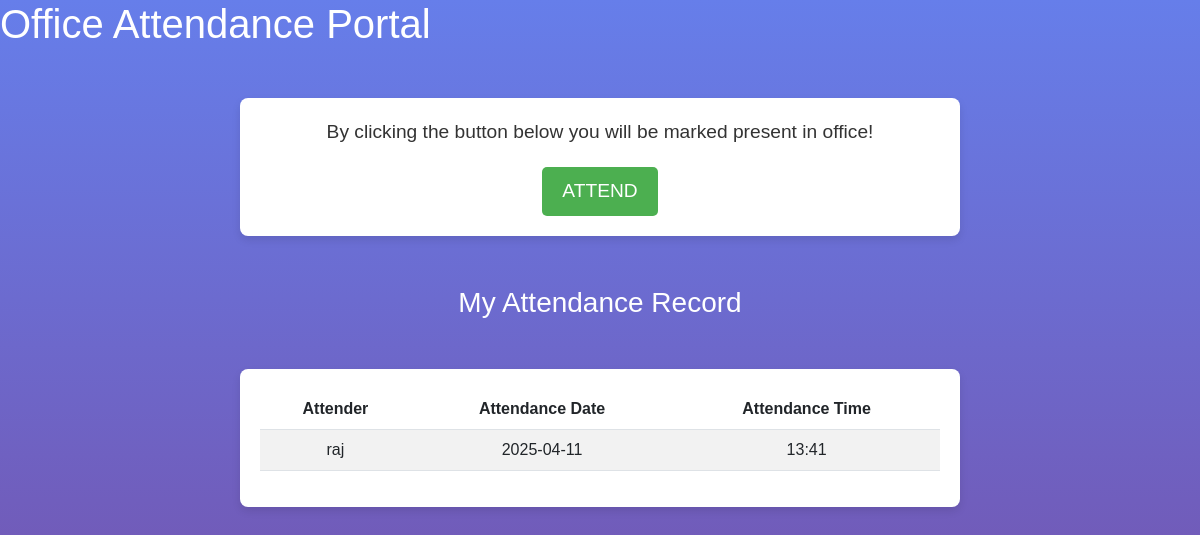
Page /attendance/ (signed in) on the committed database.
### accounts/models.py (models this page shows, shortened)
class Attend(models.Model):
    attender = models.ForeignKey(settings.AUTH_USER_MODEL, on_delete=models.CASCADE)
    datetime = models.DateTimeField(auto_now_add=True)

class CustomUser(AbstractUser):
    user_type = models.CharField(max_length=10, choices=UserTypes.choices, default="")
    position = models.CharField(max_length=100, blank=True, null=True)

### accounts/views.py (the view, shortened to what this page needs)
# urls.py: path('attendance/', views.attendance_view, name="attendance")
def attendance_view(request):
    status = None
    if request.user.is_authenticated:
        attendance_records = Attend.objects.filter(attender=request.user).order_by('-datetime')
    return render(request, "attendance/attendance.html", {'status': status ,'attendance_records': attendance_records})

### templates/attendance/attendance.html (shortened to what this page needs)
{% load static %}
<!DOCTYPE html>
<html>
    <head>
        <link href="https://cdn.jsdelivr.net/npm/bootstrap@5.3.0/dist/css/bootstrap.min.css" rel="stylesheet">
    </head>
    <body>
        <h1 class="heading">Office Attendance Portal</h1>
        <div class="container">
            <p class="w-message">By clicking the button below you will be marked present in office!</p>
            <form method="POST" class="d-inline">
                <button class="b-attend" type="submit" name="attend">ATTEND</button>
            </form>
        </div>
        {% if attendance_records %}
        <h3 style="text-align: center; color: white;">My Attendance Record</h3>
        <div class="container">
            <table class="table table-striped">
                <thead>
                    <tr>
                        <th>Attender</th>
                        <th>Attendance Date</th>
                        <th>Attendance Time</th>
                    </tr>
                </thead>
                <tbody>
                    {% for attend in attendance_records %}
                        <tr>
                            <td>{{ attend.attender.username }}</td>
                            <td>{{ attend.datetime|date:"Y-m-d" }}</td>
                            <td>{{ attend.datetime|time:"H:i" }}</td>
                        </tr>
                    {% endfor %}
                </tbody>
            </table>
        </div>
        {% else %}
            <p style="text-align: center; color: white;">No attendance records found.</p>
        {% endif %}
    </body>
</html>

### templates/attendance/attendance.html (style rules this page uses)
html, body { height: 100%; margin: 0; padding: 0; }
body { font-family: Arial, sans-serif; background: linear-gradient(180deg, #667eea, #764ba2); background-repeat: no-repeat; background-attachment: fixed; }
.container { width: 60%; margin: 50px auto; padding: 20px; background-color: #fff; border-radius: 8px; box-shadow: 0 4px 8px rgba(0, 0, 0, 0.1); text-align: center; }
h1.heading { font-size: 2.5em; color: white; margin-bottom: 20px; }
.w-message { font-size: 1.2em; color: #333; margin-bottom: 20px; }
.b-attend { padding: 10px 20px; font-size: 1.2em; background-color: #4CAF50; color: white; border: none; border-radius: 5px; cursor: pointer; transition: background-color 0.3s; }

### rows in the picture
Attend: attender.username "raj", datetime "2025-04-11", datetime "13:41"
